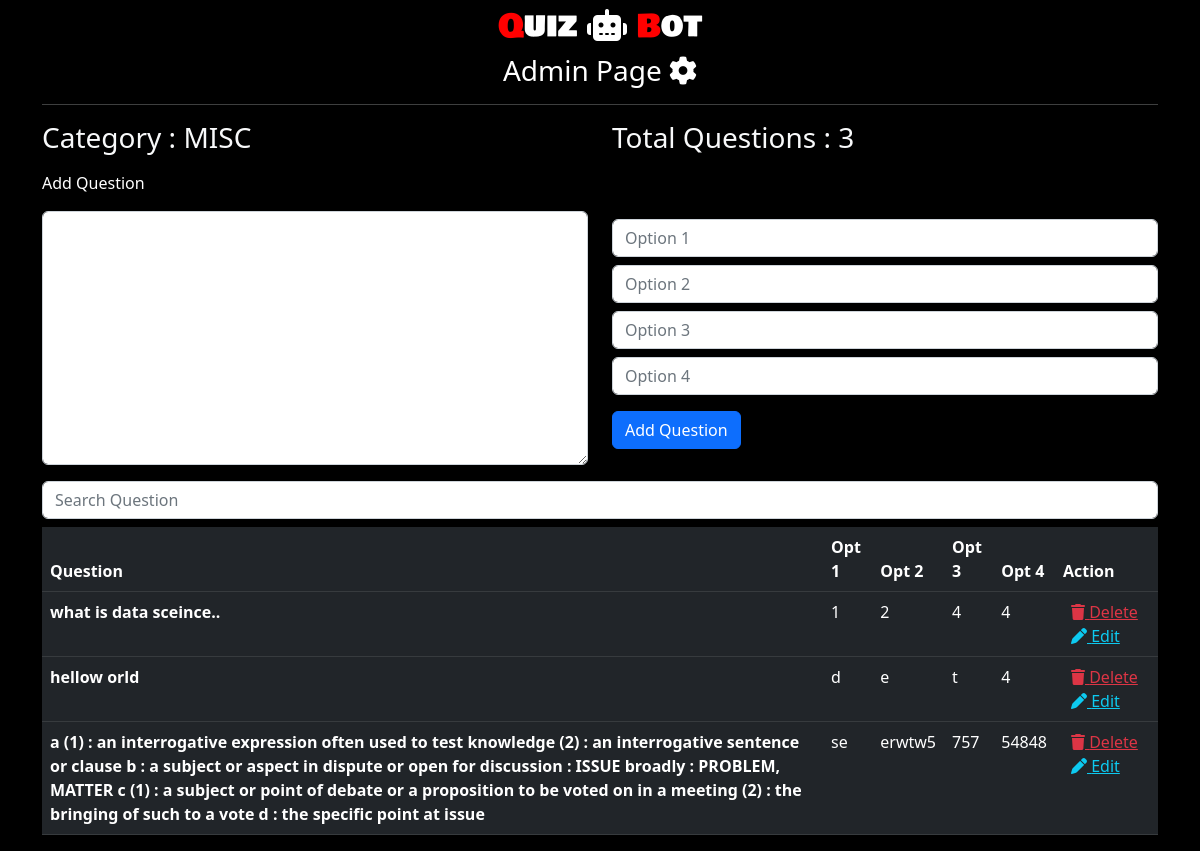
The page /settings/misc/ on the database as committed earlier.
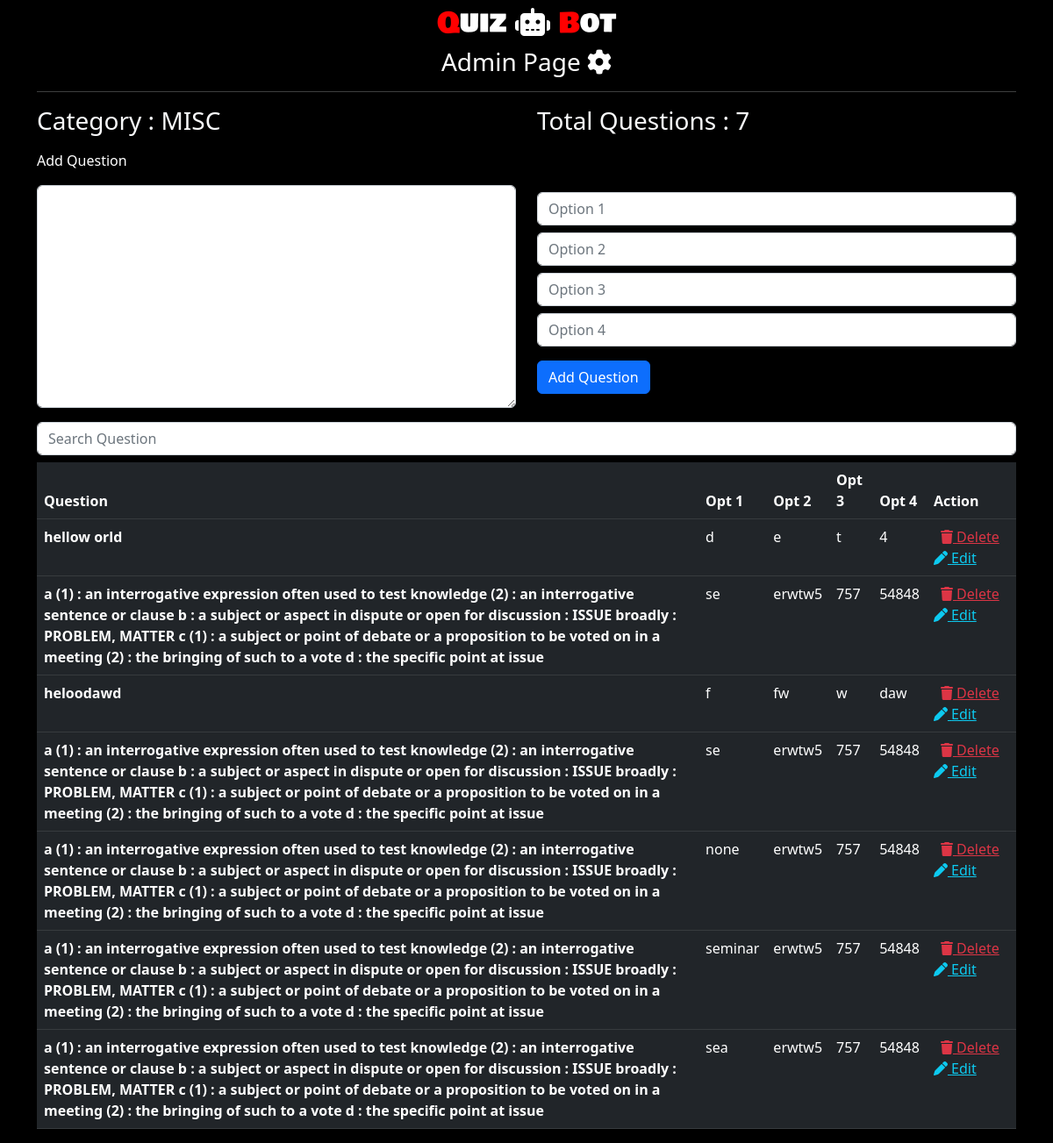
The same page on the database as committed later.
### subjects/models.py (models this page shows)
class Misc(models.Model):
    question = models.TextField(null=False,)
    op1 = models.TextField(null=False,)
    slug	=	AutoSlugField(populate_from='question',max_length=750,unique=True,null=True,default=None)
    op2 = models.TextField(null=False,)
    op3 = models.TextField(null=False,)
    op4 = models.TextField(null=False,)

### subjects/views.py (the view, shortened to what this page needs)
# urls.py: path('misc/', views.adminPage.as_view(),name='miscadmin'),
class adminPage(View):
    def get(self, request):
        if 'question' in request.session:
            question = request.session['question']
        else:
            question = ''
        if 'q1' in request.session:
            q1 = request.session['q1']
        else:
            q1 = ''
        if 'q2' in request.session:
            q2 = request.session['q2']
        else:
            q2 = ''
        if 'q3' in request.session:
            q3 = request.session['q3']
        else:
            q3 = ''
        if 'q4' in request.session:
            q4 = request.session['q4']
        else:
            q4 = ''
        data = Misc.objects.all()
        return render(request, 'subjects/misc.html',{
        'data':data,
        'number' : len(data),
        'question' : question,
        'q1': q1,
        'q2': q2,
        'q3': q3,
        'q4': q4
        })

### subjects/templates/subjects/misc.html (shortened to what this page needs)
{% include 'subjects/admin.html'  with title="Misc"  no=number %}
{% load static %}
<div class="container mt-2">
    <p>Add Question</p>
    <div class="row">
        <div class="col-sm-6">
            <form action="" method="post">
            <textarea name="question" id="quest" cols="30" rows="10" class="form-control" value={{question}}>{{question}}</textarea>
        </div>
        <div class="col-sm-6">
            <input type="text" placeholder="Option 1" class="form-control mt-2" name='q1' value={{q1}}>
            <input type="text" placeholder="Option 2" class="form-control mt-2" name='q2' value={{q2}}>
            <input type="text" placeholder="Option 3" class="form-control mt-2" name='q3' value={{q3}}>
            <input type="text" placeholder="Option 4" class="form-control mt-2" name='q4' value={{q4}}>
            <input type="submit" value="Add Question" class='btn btn-primary mt-3'>
        </div>
    </div>
</div>
<div class="container mt-3">
    {% if number == 0 %}
   <div class="container text-center mt-3">
    <img src="{% static 'subjects/img/a.svg' %}" alt="" class="img-fluid">
    <h3 class="mt-3">
        No Questions Are There !!!!
    </h3>
   </div>
    {% else %}
    <input type="text" name="myinput" id="myInput" class="form-control mt-2" placeholder="Search Question" onkeyup='myFunction()'>
    <table class="table table-dark mt-2" id='myTable' style="overflow-x: scroll;">
        <thead>
          <tr>
            <th scope="col">Question</th>
            <th scope="col">Opt 1</th>
            <th scope="col">Opt 2</th>
            <th scope="col">Opt 3</th>
            <th scope="col">Opt 4</th>
            <th scope="col">Action</th>
          </tr>
        </thead>
        <tbody>
            {% for i in data %}
            <tr>
                <th scope="row">{{i.question}}</th>
                <td>{{i.op1}}</td>
                <td>{{i.op2}}</td>
                <td>{{i.op3}}</td>
                <td>{{i.op4}}</td>
                <td> <a href="delete/{{i.slug}}" class="text-danger mx-2"> <i class="fa-solid fa-trash"></i> Delete</a> <a href="edit/{{i.slug}}" class="text-info mx-2"> <i class="fas fa-pen"></i> Edit</a></td>
              </tr>
            {% endfor %}
        </tbody>
      </table>
    {% endif %}
</div>

Rows that differ between the two databases and show on the page:
removed Misc: question "what is data sceince..", op1 "1", op2 "2", op3 "4", op4 "4"
added Misc: question "heloodawd", op1 "f", op2 "fw", op3 "w", op4 "daw"
added Misc: question "a (1) : an interrogative expression often used to test knowledge (2) : an interrogative sentence or clause b : a subject or aspect in dispute or open for discussion : ISSUE broadly : PROBLEM, MATTER c (1) : a subject or point of debate or a proposition to be voted on in a meeting (2) : the bringing of such to a vote d : the specific point at issue", op1 "se", op2 "erwtw5", op3 "757", op4 "54848"
added Misc: question "a (1) : an interrogative expression often used to test knowledge (2) : an interrogative sentence or clause b : a subject or aspect in dispute or open for discussion : ISSUE broadly : PROBLEM, MATTER c (1) : a subject or point of debate or a proposition to be voted on in a meeting (2) : the bringing of such to a vote d : the specific point at issue", op1 "none", op2 "erwtw5", op3 "757", op4 "54848"
added Misc: question "a (1) : an interrogative expression often used to test knowledge (2) : an interrogative sentence or clause b : a subject or aspect in dispute or open for discussion : ISSUE broadly : PROBLEM, MATTER c (1) : a subject or point of debate or a proposition to be voted on in a meeting (2) : the bringing of such to a vote d : the specific point at issue", op1 "seminar", op2 "erwtw5", op3 "757", op4 "54848"
added Misc: question "a (1) : an interrogative expression often used to test knowledge (2) : an interrogative sentence or clause b : a subject or aspect in dispute or open for discussion : ISSUE broadly : PROBLEM, MATTER c (1) : a subject or point of debate or a proposition to be voted on in a meeting (2) : the bringing of such to a vote d : the specific point at issue", op1 "sea", op2 "erwtw5", op3 "757", op4 "54848"
Other text that changed with them:
{{ no | upper }}: "3" → "7"
